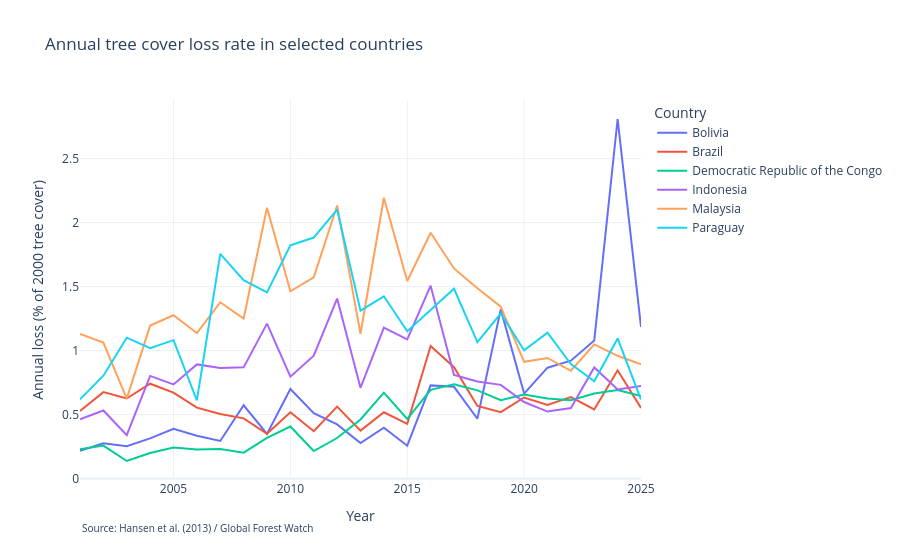

Source (notebook cell):
### Markdown cell above
### 4.3 Loss rate over time in selected countries

### Code cell
countries = ['BRA', 'IDN', 'BOL', 'COD', 'PRY', 'MYS']
fig = px.line(df_s[df_s['iso3'].isin(countries)],
              x='year', y='loss_rate', color='country',
              title='Annual tree cover loss rate in selected countries',
              labels={'loss_rate': 'Annual loss (% of 2000 tree cover)', 'year': 'Year', 'country': 'Country'},
              template='plotly_white')
fig.add_annotation(text='Source: Hansen et al. (2013) / Global Forest Watch',
                   x=0, y=-0.15, xref='paper', yref='paper', showarrow=False, font=dict(size=10))
fig.show()

### Figure 1 — Plotly figure (JSON) as saved in the notebook; plotly's stock layout.template omitted (floating-point values rounded to 4 significant figures)
{"data": [{"hovertemplate": "Country=Bolivia<br>Year=%{x}<br>Annual loss (% of 2000 tree cover)=%{y}<extra></extra>", "legendgroup": "Bolivia", "line": {"color": "#636efa", "dash": "solid"}, "marker": {"symbol": "circle"}, "mode": "lines", "name": "Bolivia", "orientation": "v", "showlegend": true, "x": [2001, 2002, 2003, 2004, 2005, 2006, 2007, 2008, 2009, 2010, 2011, 2012, 2013, 2014, 2015, 2016, 2017, 2018, 2019, 2020, 2021, 2022, 2023, 2024, 2025], "xaxis": "x", "y": [0.2172, 0.2768, 0.2536, 0.3149, 0.3886, 0.3351, 0.2942, 0.573, 0.3491, 0.6997, 0.5117, 0.4238, 0.2785, 0.3974, 0.2575, 0.7285, 0.7171, 0.4677, 1.322, 0.6644, 0.8668, 0.9217, 1.079, 2.809, 1.185], "yaxis": "y", "type": "scatter"}, {"hovertemplate": "Country=Brazil<br>Year=%{x}<br>Annual loss (% of 2000 tree cover)=%{y}<extra></extra>", "legendgroup": "Brazil", "line": {"color": "#EF553B", "dash": "solid"}, "marker": {"symbol": "circle"}, "mode": "lines", "name": "Brazil", "orientation": "v", "showlegend": true, "x": [2001, 2002, 2003, 2004, 2005, 2006, 2007, 2008, 2009, 2010, 2011, 2012, 2013, 2014, 2015, 2016, 2017, 2018, 2019, 2020, 2021, 2022, 2023, 2024, 2025], "xaxis": "x", "y": [0.5291, 0.6756, 0.6258, 0.7414, 0.6716, 0.5542, 0.5051, 0.4709, 0.3502, 0.518, 0.3705, 0.5623, 0.3748, 0.5188, 0.4282, 1.036, 0.8707, 0.568, 0.5195, 0.634, 0.5761, 0.6374, 0.5405, 0.8461, 0.5526], "yaxis": "y", "type": "scatter"}, {"hovertemplate": "Country=Democratic Republic of the Congo<br>Year=%{x}<br>Annual loss (% of 2000 tree cover)=%{y}<extra></extra>", "legendgroup": "Democratic Republic of the Congo", "line": {"color": "#00cc96", "dash": "solid"}, "marker": {"symbol": "circle"}, "mode": "lines", "name": "Democratic Republic of the Congo", "orientation": "v", "showlegend": true, "x": [2001, 2002, 2003, 2004, 2005, 2006, 2007, 2008, 2009, 2010, 2011, 2012, 2013, 2014, 2015, 2016, 2017, 2018, 2019, 2020, 2021, 2022, 2023, 2024, 2025], "xaxis": "x", "y": [0.2286, 0.2582, 0.1378, 0.2008, 0.2435, 0.2274, 0.2322, 0.2032, 0.3189, 0.4074, 0.2155, 0.3172, 0.4621, 0.6716, 0.4659, 0.6933, 0.7368, 0.6894, 0.6123, 0.6575, 0.6263, 0.6123, 0.6649, 0.6914, 0.6462], "yaxis": "y", "type": "scatter"}, {"hovertemplate": "Country=Indonesia<br>Year=%{x}<br>Annual loss (% of 2000 tree cover)=%{y}<extra></extra>", "legendgroup": "Indonesia", "line": {"color": "#ab63fa", "dash": "solid"}, "marker": {"symbol": "circle"}, "mode": "lines", "name": "Indonesia", "orientation": "v", "showlegend": true, "x": [2001, 2002, 2003, 2004, 2005, 2006, 2007, 2008, 2009, 2010, 2011, 2012, 2013, 2014, 2015, 2016, 2017, 2018, 2019, 2020, 2021, 2022, 2023, 2024, 2025], "xaxis": "x", "y": [0.4632, 0.5324, 0.3391, 0.8024, 0.7361, 0.8921, 0.8638, 0.8692, 1.211, 0.7964, 0.9609, 1.407, 0.7092, 1.179, 1.087, 1.508, 0.8097, 0.7587, 0.7326, 0.5986, 0.5238, 0.5511, 0.8686, 0.6974, 0.7232], "yaxis": "y", "type": "scatter"}, {"hovertemplate": "Country=Malaysia<br>Year=%{x}<br>Annual loss (% of 2000 tree cover)=%{y}<extra></extra>", "legendgroup": "Malaysia", "line": {"color": "#FFA15A", "dash": "solid"}, "marker": {"symbol": "circle"}, "mode": "lines", "name": "Malaysia", "orientation": "v", "showlegend": true, "x": [2001, 2002, 2003, 2004, 2005, 2006, 2007, 2008, 2009, 2010, 2011, 2012, 2013, 2014, 2015, 2016, 2017, 2018, 2019, 2020, 2021, 2022, 2023, 2024, 2025], "xaxis": "x", "y": [1.13, 1.062, 0.6251, 1.195, 1.276, 1.136, 1.378, 1.251, 2.116, 1.464, 1.573, 2.134, 1.132, 2.194, 1.544, 1.921, 1.642, 1.488, 1.343, 0.9128, 0.9428, 0.8427, 1.048, 0.9595, 0.8941], "yaxis": "y", "type": "scatter"}, {"hovertemplate": "Country=Paraguay<br>Year=%{x}<br>Annual loss (% of 2000 tree cover)=%{y}<extra></extra>", "legendgroup": "Paraguay", "line": {"color": "#19d3f3", "dash": "solid"}, "marker": {"symbol": "circle"}, "mode": "lines", "name": "Paraguay", "orientation": "v", "showlegend": true, "x": [2001, 2002, 2003, 2004, 2005, 2006, 2007, 2008, 2009, 2010, 2011, 2012, 2013, 2014, 2015, 2016, 2017, 2018, 2019, 2020, 2021, 2022, 2023, 2024, 2025], "xaxis": "x", "y": [0.6189, 0.8038, 1.101, 1.019, 1.082, 0.6108, 1.756, 1.55, 1.455, 1.822, 1.883, 2.102, 1.312, 1.424, 1.151, 1.317, 1.483, 1.066, 1.289, 1.002, 1.14, 0.8946, 0.7603, 1.095, 0.6173], "yaxis": "y", "type": "scatter"}], "layout": {"xaxis": {"anchor": "y", "domain": [0.0, 1.0], "title": {"text": "Year"}}, "yaxis": {"anchor": "x", "domain": [0.0, 1.0], "title": {"text": "Annual loss (% of 2000 tree cover)"}}, "legend": {"title": {"text": "Country"}, "tracegroupgap": 0}, "title": {"text": "Annual tree cover loss rate in selected countries"}, "annotations": [{"font": {"size": 10}, "showarrow": false, "text": "Source: Hansen et al. (2013) / Global Forest Watch", "x": 0, "xref": "paper", "y": -0.15, "yref": "paper"}]}}
